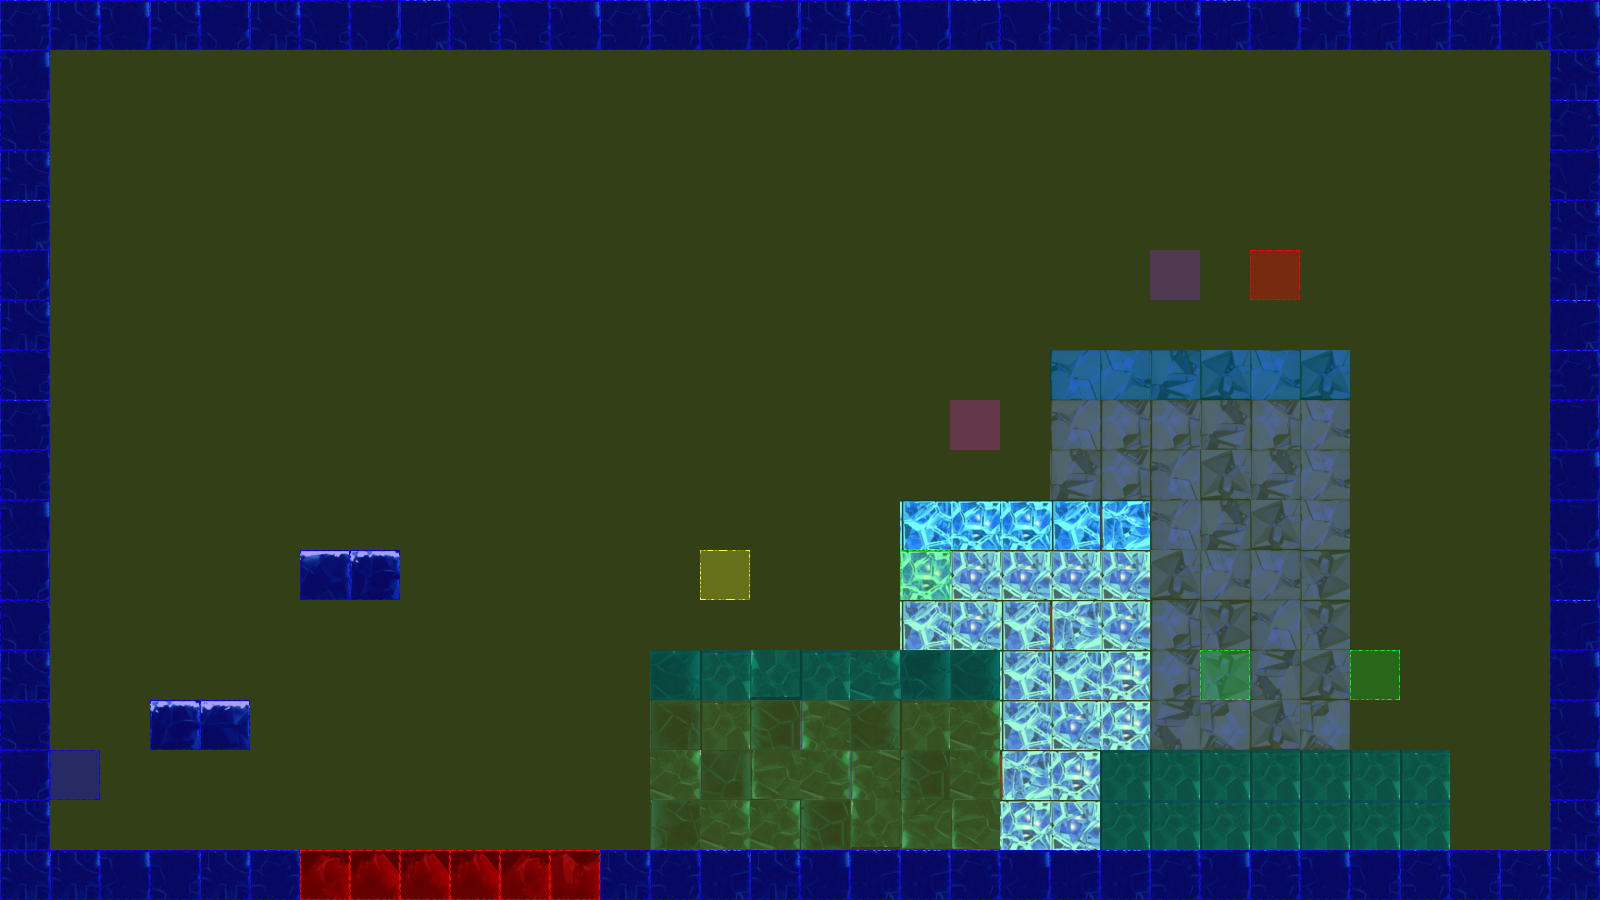

Rendered tile map (Tiled .tmx) drawn with the repository's tilesets; below, a short description and the map source with its tile grids summarised:
An orthogonal 32x18 tile map with 50x50 px tiles, 3 tile layers (terrain, collision, event), 2 tilesets.

<map version="1.0" orientation="orthogonal" renderorder="left-up" width="32" height="18" tilewidth="50" tileheight="50" nextobjectid="3">
 <tileset firstgid="1" name="frozenPlainsTile" tilewidth="50" tileheight="50" tilecount="50" columns="10">
  <image source="tiles/iceTile.png" width="500" height="251" />
 </tileset>
 <tileset firstgid="51" name="collisionTile" tilewidth="50" tileheight="50" tilecount="12" columns="3">
  <image source="tiles/collisionTile.png" width="150" height="200" />
 </tileset>
 <layer name="terrain" width="32" height="18">
  <data>[576 cells, 205 non-empty, 36 distinct tile ids]</data>
 </layer>
 <layer name="collision" width="32" height="18">
  <data>[576 cells, 576 non-empty, 4 distinct tile ids]</data>
 </layer>
 <layer name="event" width="32" height="18">
  <data>[576 cells, 8 non-empty, 6 distinct tile ids]</data>
 </layer>
</map>
